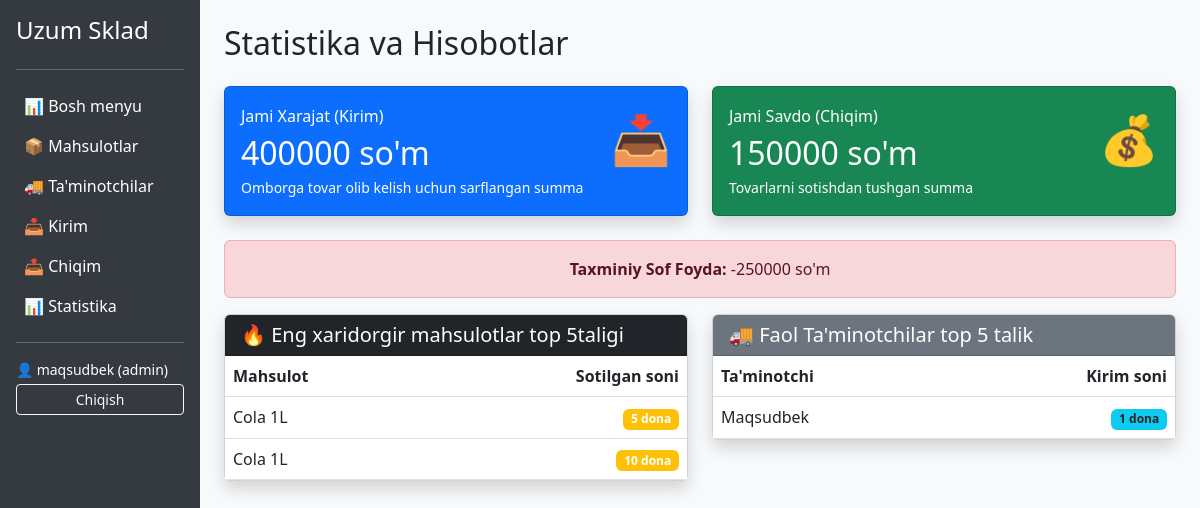
/statistics/ (signed in), run on the app's committed database.
### accounts/models.py (models this page shows, shortened)
class CustomUser(AbstractUser):
    ROLE_CHOICES = (
        ('admin', 'Admin'),
        ('client', 'Client')
    )
    role = models.CharField(max_length = 10, choices = ROLE_CHOICES, default = 'client')
    created_at = models.DateTimeField(auto_now_add = True)

### stock/models.py (models this page shows, shortened)
class Stock_out(models.Model):
    product = models.ForeignKey(Product, on_delete=models.CASCADE, related_name='stock_outs')
    quantity = models.PositiveIntegerField()
    customer_name = models.CharField(max_length=150)
    created_at = models.DateTimeField(auto_now_add=True)

### products/models.py (models this page shows, shortened)
class Product(models.Model):
    name = models.CharField(max_length=100)
    sku = models.CharField(max_length=50, unique = True)
    category = models.CharField(max_length=100)
    supplier = models.ForeignKey('suppliers.Supplier', on_delete=models.CASCADE, related_name='products')
    stock = models.IntegerField(default = 0)
    price = models.DecimalField(max_digits=10, decimal_places=2)
    min_stock = models.IntegerField(default = 10)
    created_at = models.DateTimeField(auto_now_add=True)

### suppliers/models.py (models this page shows, shortened)
class Supplier(models.Model):
    name = models.CharField(max_length=150)
    phone = models.CharField(max_length=15)
    company = models.CharField(max_length=150)
    address = models.TextField(max_length=150)
    created_ad = models.DateTimeField(auto_now_add=True)

### stock/views.py (the view)
# urls.py: path('statistics/', statistika, name='statistics'),
@login_required
def statistika(request):
    hafta = timezone.now() - timedelta(days = 7)
    print(hafta)
    haftalik_kirimlar = (Stock_in.objects.filter(created_at__gte = hafta).aggregate(total = Sum(F('quantity') * F('purchase_price')))['total'])
    haftalik_chiqimlar = (Stock_out.objects.filter(created_at__gte = hafta).aggregate(total = Sum(F('quantity') * F('product__price')))['total'])
    foyda = haftalik_chiqimlar - haftalik_kirimlar
    eng_kop_sotilgan = Stock_out.objects.filter(created_at__gte = hafta).order_by('quantity')[:5]
    suppliers = Supplier.objects.annotate(soni = F('stock_ins')).order_by('soni')[:5]
    context ={
        'kirimlar': haftalik_chiqimlar,
        'chiqimlar': haftalik_kirimlar,
        'foyda': foyda,
        'top_sotilgan': eng_kop_sotilgan,
        'top_suppliers': suppliers,
    }
    return render(request, 'statistics.html', context = context)

### templates/statistics.html
{% extends 'base.html' %}
{% block content %}
<h2 class="mb-4">Statistika va Hisobotlar</h2>
<div class="row mb-4">
    <div class="col-md-6">
        <div class="card text-white bg-primary shadow h-100">
            <div class="card-body">
                <div class="d-flex justify-content-between align-items-center">
                    <div>
                        <h6 class="card-title">Jami Xarajat (Kirim)</h6>
                        <h2 class="mb-0">{{ chiqimlar }} so'm</h2>
                    </div>
                    <div style="font-size: 3rem;">📥</div>
                </div>
                <small>Omborga tovar olib kelish uchun sarflangan summa</small>
            </div>
        </div>
    </div>
    <div class="col-md-6">
        <div class="card text-white bg-success shadow h-100">
            <div class="card-body">
                <div class="d-flex justify-content-between align-items-center">
                    <div>
                        <h6 class="card-title">Jami Savdo (Chiqim)</h6>
                        <h2 class="mb-0">{{ kirimlar }} so'm</h2>
                    </div>
                    <div style="font-size: 3rem;">💰</div>
                </div>
                <small>Tovarlarni sotishdan tushgan summa</small>
            </div>
        </div>
    </div>
</div>
<div class="alert {% if profit >= 0 %}alert-success{% else %}alert-danger{% endif %} text-center">
    <strong>Taxminiy Sof Foyda:</strong> {{ foyda }} so'm
</div>
<div class="row">
    <div class="col-md-6">
        <div class="card shadow">
            <div class="card-header bg-dark text-white">
                <h5 class="mb-0">🔥 Eng xaridorgir mahsulotlar top 5taligi</h5>
            </div>
            <table class="table table-hover mb-0">
                <thead>
                    <tr>
                        <th>Mahsulot</th>
                        <th class="text-end">Sotilgan soni</th>
                    </tr>
                </thead>
                <tbody>
                    {% for p in top_sotilgan %}
                    <tr>
                        <td>{{ p.product.name }}</td>
                        <td class="text-end">
                            <span class="badge bg-warning">{{ p.quantity|default:0 }} dona</span>
                        </td>
                    </tr>
                    {% empty %}
                    <tr><td colspan="2">Ma'lumot yo'q</td></tr>
                    {% endfor %}
                </tbody>
            </table>
        </div>
    </div>
    <div class="col-md-6">
        <div class="card shadow">
            <div class="card-header bg-secondary text-white">
                <h5 class="mb-0">🚚 Faol Ta'minotchilar top 5 talik</h5>
            </div>
            <table class="table table-hover mb-0">
                <thead>
                    <tr>
                        <th>Ta'minotchi</th>
                        <th class="text-end">Kirim soni</th>
                    </tr>
                </thead>
                <tbody>
                    {% for s in top_suppliers %}
                    <tr>
                        <td>{{ s.name }}</td>
                        <td class="text-end">
                            <span class="badge bg-info text-dark">{{ s.soni|default:0 }} dona</span>
                        </td>
                    </tr>
                    {% empty %}
                    <tr><td colspan="2">Ma'lumot yo'q</td></tr>
                    {% endfor %}
                </tbody>
            </table>
        </div>
    </div>
</div>
{% endblock %}

### templates/base.html (shortened to what this page needs)
<!DOCTYPE html>
<html lang="uz">
<head>
    <link href="https://cdn.jsdelivr.net/npm/bootstrap@5.3.0/dist/css/bootstrap.min.css" rel="stylesheet">
</head>
<body>
<div class="container-fluid">
    <div class="row">
<div class="col-md-2 sidebar p-3 text-white" style="background-color: #343a40; min-height: 100vh;">
    <h4 class="mb-4">Uzum Sklad</h4>
    <hr>
    <a href="{% url 'dashboard' %}" class="d-block text-white text-decoration-none p-2 hover-effect">
        📊 Bosh menyu
    </a>
    <a href="{% url 'product_list' %}" class="d-block text-white text-decoration-none p-2 hover-effect">
        📦 Mahsulotlar
    </a>
    {% if user.role == 'admin' %}
        <a href="{% url 'supplier_list' %}" class="d-block text-white text-decoration-none p-2 hover-effect">
            🚚 Ta'minotchilar
        </a>
        <a href="{% url 'stock_in_list' %}" class="d-block text-white text-decoration-none p-2 hover-effect">
            📥 Kirim
        </a>
        <a href="{% url 'stock_out_list' %}" class="d-block text-white text-decoration-none p-2 hover-effect">
            📤 Chiqim
        </a>
        <a href="{% url 'statistics' %}" class="d-block text-white text-decoration-none p-2 hover-effect">
            📊 Statistika
        </a>
    {% endif %}
    <hr>
    {% if user.is_authenticated %}
        <div class="mt-3">
            <p class="small mb-1">👤 {{ user.username }} ({{ user.role }})</p>
            <form action="{% url 'logout' %}" method="post">
                <button type="submit" class="btn btn-outline-light btn-sm w-100">Chiqish</button>
            </form>
        </div>
    {% else %}
        <a href="{% url 'login' %}" class="btn btn-primary w-100">Kirish</a>
    {% endif %}
</div>
        <div class="col-md-10 p-4">
            {% block content %}
            {% endblock %}
        </div>
    </div>
</div>
</body>
</html>

### templates/base.html (style rules this page uses)
body { background-color: #f8f9fa; }
.sidebar { min-height: 100vh; background-color: #343a40; color: white; }
.sidebar a { color: white; text-decoration: none; padding: 10px; display: block; }

### data on the page
CustomUser: username "maqsudbek", role "admin"
Stock_out: product.name "Cola 1L", quantity "5"
Stock_out: product.name "Cola 1L", quantity "10"
Supplier: name "Maqsudbek", soni "1"

### other printed values
{{ chiqimlar }} "400000"
{{ kirimlar }} "150000"
{{ foyda }} "-250000"
